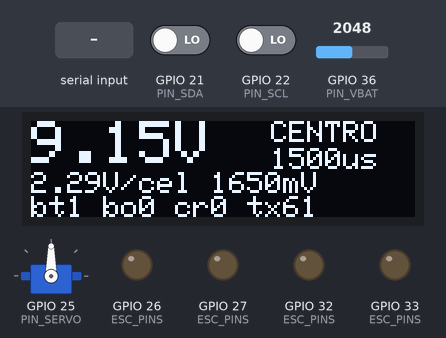
The sketch below on a simulated ESP32. On the bench: 128×32 one-colour display, servo, output pins drawn as LEDs (lit = HIGH). The test bench sets the inputs (shaded band); at power-on: GPIO 36 (PIN_VBAT) = 2048, GPIO 21 (PIN_SDA) LOW, GPIO 22 (PIN_SCL) LOW. EEPROM starts erased; what the sketch prints to the serial monitor is not drawn.

Above: at 1.5 s.
1.6 s: "s" received over Serial
At 2.76 s:
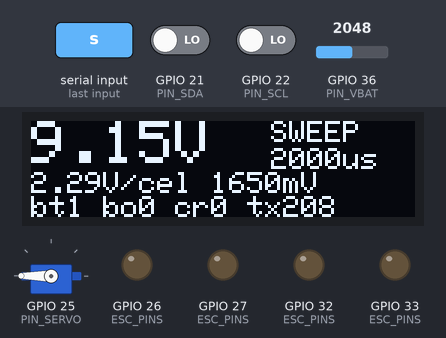
4.0 s: "i" received over Serial
At 4.76 s:
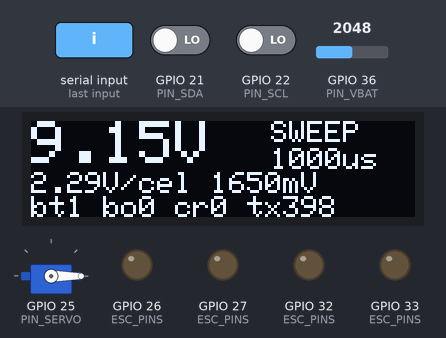
5.5 s: GPIO 36 (PIN_VBAT) set to 2866
At 6.4 s:
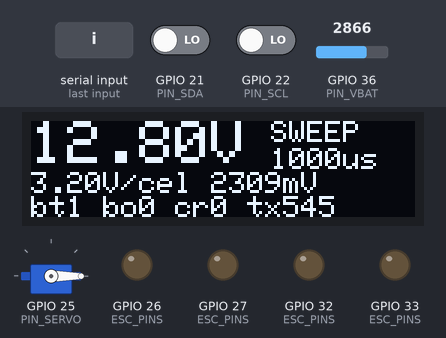
7.0 s: "c" received over Serial
At 7.26 s:
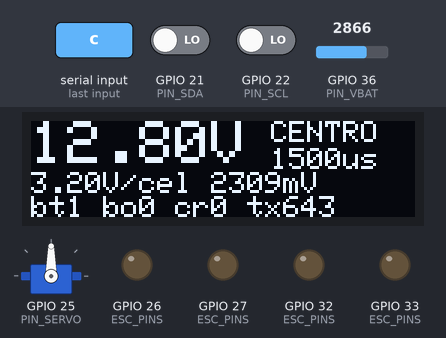
8.5 s: GPIO 36 (PIN_VBAT) set to 2047
At 10.4 s:
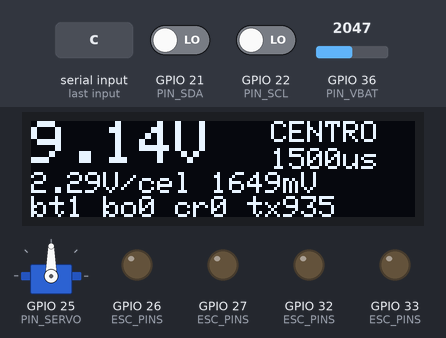
10.5 s: "I" received over Serial
At 11.33 s:
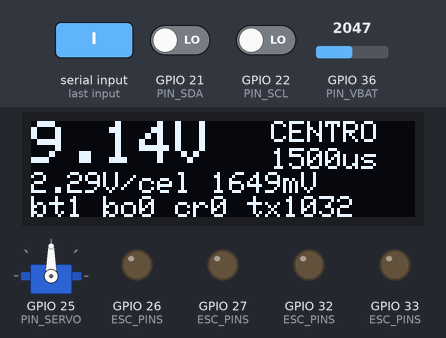
Timing chart, 0 to 13.0 s (numbered marks = the images above; inputs shaded):
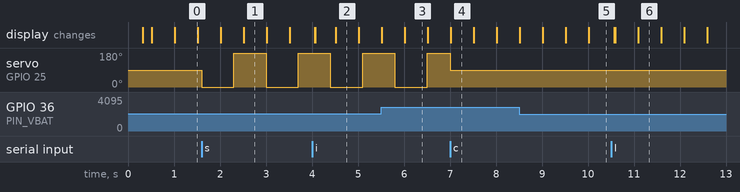

The sketch:

F0_car_diag.ino
```cpp
// F0_car_diag.ino — Diagnóstico elétrico do CARRO (fase F0)
//
// O que faz:
//   - Registra o motivo de cada boot em NVS e conta brownouts entre reinícios.
//   - Lê a tensão da bateria no IO36 (divisor 100k/22k) e mostra V total e V/célula.
//   - Mantém o servo (IO25) no centro ou em varredura, para testar pico de corrente.
//   - Liga o rádio e envia broadcast ESP-NOW a 100 Hz em potência máxima (picos de TX).
//   - Faz scan I2C (IO21/IO22) para achar o OLED.
//   - Desenha tensão e contadores no OLED 128x32, se ele estiver presente.
//
// Segurança: os pinos dos ESCs (26, 27, 32, 33) ficam em LOW fixo, sem pulsos.
// ESC sem sinal não arma. Mesmo assim, teste com rodas fora do chão.
//
// Comandos pela Serial (115200): s = liga/desliga varredura do servo,
//                                c = servo no centro, z = zera contadores,
//                                i = refaz scan I2C, I = scan I2C com SDA/SCL trocados,
//                                d = tenta reconectar o OLED, ? = ajuda

#include <WiFi.h>
#include <esp_now.h>
#include <esp_wifi.h>
#include <Preferences.h>
#include <Wire.h>
#include <ESP32Servo.h>
#include <Adafruit_GFX.h>
#include <Adafruit_SSD1306.h>

constexpr int PIN_SERVO = 25;
constexpr int PIN_VBAT  = 36;
constexpr int PIN_SDA   = 21;
constexpr int PIN_SCL   = 22;
constexpr int ESC_PINS[] = {26, 27, 32, 33};

constexpr float DIV_RATIO = (100.0f + 22.0f) / 22.0f;  // 5,545
constexpr int   CELLS     = 4;

constexpr int     OLED_W    = 128;
constexpr int     OLED_H    = 32;
constexpr uint8_t OLED_ADDR = 0x3C;

Servo servo;
Preferences prefs;
Adafruit_SSD1306 oled(OLED_W, OLED_H, &Wire, -1);

bool     oledOk      = false;
uint32_t oledDrops   = 0;   // quantas vezes o display sumiu do barramento
uint32_t bootsNow = 0, brownNow = 0, crashNow = 0;

bool     sweep     = false;
int      servoUs   = 1500;
uint32_t lastSweep = 0;
uint32_t lastPrint = 0;
uint32_t lastTx    = 0;
uint32_t txOk = 0, txErr = 0;
float    vbatMin = 99.0f, vbatMax = 0.0f;

uint8_t bcast[6] = {0xFF, 0xFF, 0xFF, 0xFF, 0xFF, 0xFF};

const char *reasonStr(esp_reset_reason_t r) {
  switch (r) {
    case ESP_RST_POWERON:   return "POWERON (liga/EN/upload)";
    case ESP_RST_SW:        return "SW (reinicio por software)";
    case ESP_RST_PANIC:     return "PANIC (crash)";
    case ESP_RST_INT_WDT:   return "INT_WDT (watchdog)";
    case ESP_RST_TASK_WDT:  return "TASK_WDT (watchdog)";
    case ESP_RST_WDT:       return "WDT (watchdog)";
    case ESP_RST_BROWNOUT:  return "BROWNOUT (queda de tensao!)";
    case ESP_RST_DEEPSLEEP: return "DEEPSLEEP";
    default:                return "OUTRO";
  }
}

void logBoot() {
  esp_reset_reason_t r = esp_reset_reason();
  prefs.begin("f0diag", false);
  uint32_t boots = prefs.getUInt("boots", 0) + 1;
  uint32_t brown = prefs.getUInt("brown", 0) + (r == ESP_RST_BROWNOUT ? 1 : 0);
  bool crash = (r == ESP_RST_PANIC || r == ESP_RST_INT_WDT || r == ESP_RST_TASK_WDT || r == ESP_RST_WDT);
  uint32_t crashes = prefs.getUInt("crash", 0) + (crash ? 1 : 0);
  prefs.putUInt("boots", boots);
  prefs.putUInt("brown", brown);
  prefs.putUInt("crash", crashes);
  bootsNow = boots; brownNow = brown; crashNow = crashes;

  Serial.println();
  Serial.println(F("=== F0 diagnostico - CARRO ==="));
  Serial.printf("Boot #%lu | motivo: %s\n", (unsigned long)boots, reasonStr(r));
  Serial.printf("Historico: %lu brownout(s), %lu crash/watchdog\n",
                (unsigned long)brown, (unsigned long)crashes);
  if (brown > 0) Serial.println(F(">>> ATENCAO: houve brownout. Revise alimentacao do ESP / C1."));
}

// Scan com os pinos escolhidos. Chamar com (22, 21) testa a hipotese de
// SDA/SCL trocados sem precisar mexer nos fios.
void i2cScan(int sda, int scl) {
  Wire.end();
  Wire.begin(sda, scl, 100000);
  Serial.printf("I2C scan (SDA %d / SCL %d): ", sda, scl);
  int found = 0;
  for (uint8_t addr = 1; addr < 127; addr++) {
    Wire.beginTransmission(addr);
    if (Wire.endTransmission() == 0) {
      Serial.printf("0x%02X ", addr);
      found++;
    }
  }
  if (found == 0) Serial.print(F("nada encontrado"));
  Serial.println();

  // HIGH aqui NAO prova que ha algo conectado: sao os pull-ups internos que o
  // Wire.begin liga. So serve para achar curto para GND (LOW) ou pull-up ausente.
  // Para decidir presenca, use o scan acima ou o comando I (pinos trocados).
  Wire.end();
  pinMode(sda, INPUT);
  pinMode(scl, INPUT);
  delayMicroseconds(50);
  Serial.printf("  linhas em repouso: IO%d=%s  IO%d=%s\n",
                sda, digitalRead(sda) ? "HIGH" : "LOW (!)",
                scl, digitalRead(scl) ? "HIGH" : "LOW (!)");
  Wire.begin(sda, scl, 100000);
}

// O OLED do carro e opcional: se nao inicializar, o diagnostico segue sem ele.
// Retorna true se o display respondeu.
bool oledInit(bool verbose) {
  oledOk = oled.begin(SSD1306_SWITCHCAPVCC, OLED_ADDR);
  if (oledOk) {
    oled.setTextColor(SSD1306_WHITE);
    oled.clearDisplay();
    oled.display();
  }
  if (verbose) {
    Serial.printf("OLED 0x%02X: %s\n", OLED_ADDR,
                  oledOk ? "OK" : "ausente (segue sem display)");
  }
  return oledOk;
}

// Confere se o display ainda responde. Jumper solto so aparece aqui.
void oledCheckPresence() {
  Wire.beginTransmission(OLED_ADDR);
  bool present = (Wire.endTransmission() == 0);
  if (oledOk && !present) {
    oledOk = false;
    oledDrops++;
    Serial.printf(">>> OLED sumiu do barramento (queda #%lu). Rode 'I': se achar 0x3C,\n"
                  "    SDA/SCL estao trocados. Se nao achar em nenhum, veja 3V3/GND.\n",
                  (unsigned long)oledDrops);
  } else if (!oledOk && present) {
    Serial.println(F(">>> OLED voltou ao barramento, reinicializando."));
    oledInit(true);
  }
}

void oledDraw(float vbat, float pinMv) {
  if (!oledOk) return;
  oled.clearDisplay();

  // Linha grande: tensao total da bateria
  oled.setTextSize(2);
  oled.setCursor(0, 0);
  oled.printf("%.2fV", vbat);

  // Canto direito, pequeno: estado do servo
  oled.setTextSize(1);
  oled.setCursor(80, 0);
  oled.print(sweep ? "SWEEP" : "CENTRO");
  oled.setCursor(80, 9);
  oled.printf("%4dus", servoUs);

  // Rodape: V/celula, pino e contadores que importam na F0
  oled.setCursor(0, 17);
  oled.printf("%.2fV/cel %4.0fmV", vbat / CELLS, pinMv);
  oled.setCursor(0, 25);
  oled.printf("bt%lu bo%lu cr%lu tx%lu",
              (unsigned long)bootsNow, (unsigned long)brownNow,
              (unsigned long)crashNow, (unsigned long)txOk);

  oled.display();
}

void radioLoadInit() {
  WiFi.mode(WIFI_STA);
  WiFi.disconnect();
  if (esp_now_init() != ESP_OK) {
    Serial.println(F("ERRO: esp_now_init falhou"));
    return;
  }
  esp_now_peer_info_t peer = {};
  memcpy(peer.peer_addr, bcast, 6);
  peer.channel = 0;
  peer.encrypt = false;
  esp_now_add_peer(&peer);
  esp_wifi_set_max_tx_power(80);  // 20 dBm: maior pico de corrente possivel
  Serial.println(F("Radio: broadcast ESP-NOW 100 Hz, potencia maxima"));
}

float readVbatPinMv() {
  uint32_t acc = 0;
  for (int i = 0; i < 32; i++) acc += analogReadMilliVolts(PIN_VBAT);
  return acc / 32.0f;
}

void printHelp() {
  Serial.println(F("Comandos: s=varredura servo on/off | c=servo centro | z=zerar contadores"));
  Serial.println(F("          i=scan I2C (21/22) | I=scan I2C trocado (22/21)"));
  Serial.println(F("          d=reconectar OLED | ?=ajuda"));
}

void handleSerial() {
  while (Serial.available()) {
    char c = Serial.read();
    switch (c) {
      case 's': sweep = !sweep; Serial.printf("Varredura: %s\n", sweep ? "ON" : "OFF"); break;
      case 'c': sweep = false; servoUs = 1500; servo.writeMicroseconds(servoUs); Serial.println(F("Servo no centro")); break;
      case 'z': prefs.clear(); vbatMin = 99; vbatMax = 0; txOk = txErr = 0; oledDrops = 0; Serial.println(F("Contadores zerados")); break;
      // O scan reinicia o barramento, entao o display precisa voltar depois dele
      case 'i': i2cScan(PIN_SDA, PIN_SCL); oledInit(true); break;
      case 'I': i2cScan(PIN_SCL, PIN_SDA); i2cScan(PIN_SDA, PIN_SCL); oledInit(true); break;
      case 'd': oledInit(true); break;
      case '?': printHelp(); break;
      default: break;
    }
  }
}

void setup() {
  // ESCs primeiro: LOW fixo = sem sinal = nao armam
  for (int p : ESC_PINS) {
    pinMode(p, OUTPUT);
    digitalWrite(p, LOW);
  }

  Serial.begin(115200);
  delay(300);
  logBoot();
  i2cScan(PIN_SDA, PIN_SCL);
  oledInit(true);

  servo.setPeriodHertz(50);
  servo.attach(PIN_SERVO, 1000, 2000);
  servo.writeMicroseconds(servoUs);

  radioLoadInit();
  printHelp();
  Serial.println(F("t(s)  | pino mV | bateria V | V/celula | min-max V   | servo us | tx ok/erro"));
}

void loop() {
  uint32_t now = millis();
  handleSerial();

  if (now - lastTx >= 10) {
    lastTx = now;
    uint8_t payload[16] = {0xF0};
    if (esp_now_send(bcast, payload, sizeof(payload)) == ESP_OK) txOk++; else txErr++;
  }

  if (sweep && now - lastSweep >= 700) {
    lastSweep = now;
    servoUs = (servoUs >= 1500) ? 1000 : 2000;
    servo.writeMicroseconds(servoUs);
  }

  if (now - lastPrint >= 500) {
    lastPrint = now;
    float pinMv = readVbatPinMv();
    float vbat  = pinMv * DIV_RATIO / 1000.0f;
    if (vbat > 1.0f) {
      vbatMin = min(vbatMin, vbat);
      vbatMax = max(vbatMax, vbat);
    }
    Serial.printf("%5lu | %7.0f | %9.2f | %8.2f | %5.2f-%5.2f | %8d | %lu/%lu\n",
                  (unsigned long)(now / 1000), pinMv, vbat, vbat / CELLS,
                  vbatMin > 90 ? 0.0f : vbatMin, vbatMax, servoUs,
                  (unsigned long)txOk, (unsigned long)txErr);
    if (pinMv > 3200) Serial.println(F(">>> ATENCAO: pino IO36 acima de 3,2 V. Confira R1/R2!"));

    oledCheckPresence();
    oledDraw(vbat, pinMv);
  }
}
```

Measured:
- after the input at 1.6 s, servo on GPIO 25 (PIN_SERVO): alternates 180° for 0.70 s and 0° for 0.70 s, starting at once; the display: first changes after 0.42 s (image 1 shows a later state)
- after the input at 4.0 s, the display: first changes after 0.06 s (image 2 shows a later state)
- after the input at 7.0 s, the display: changes at once (image 4)
- after the input at 10.5 s, the display: first changes after 0.07 s (image 6 shows a later state)
- what the display in image 0 shows lasts 0.5 s, from 1.0 s to 1.5 s
